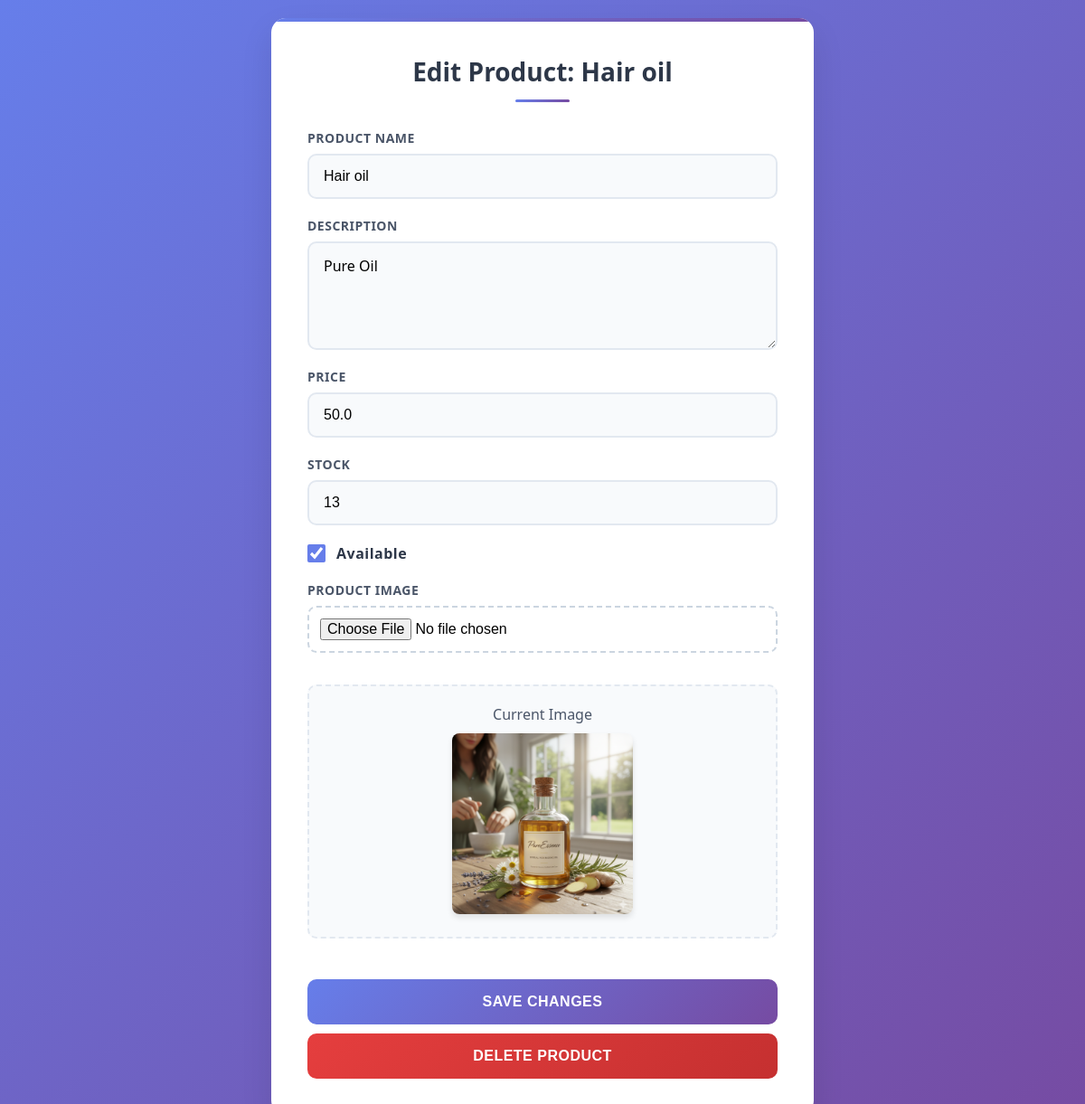
The app's page /products/2/edit/ with its own data.
### my_admin/models.py (models this page shows, shortened)
class Product(models.Model):
    product_name = models.CharField(max_length=100)
    description = models.TextField(blank=True, null=True)
    price = models.FloatField(blank=True, null=True)
    stock = models.IntegerField(blank=True, null=True)
    available = models.BooleanField(blank=True, null=True)
    image = models.ImageField(upload_to='products/', blank=True, null=True)

### my_admin/views.py (the view, shortened to what this page needs)
# urls.py: path('products/<int:product_id>/edit/',views.edit_product, name="edit_product"),
def edit_product(request, product_id):
    product = Product.objects.get(id=product_id)
    return render(request, 'edit_product.html', {'product': product})

### my_admin/templates/edit_product.html (shortened to what this page needs)
{% load static %}
<!DOCTYPE html>
<html lang="en">
<head>
</head>
<body>
    <div class="form-container">
        <h2>Edit Product: {{ product.product_name }}</h2>
        <form method="post" enctype="multipart/form-data">
            <div class="form-group">
                <label for="productName">Product Name</label>
                <input type="text" name="productName" value="{{ product.product_name }}" required>
            </div>
            <div class="form-group">
                <label for="description">Description</label>
                <textarea name="description" required>{{ product.description }}</textarea>
            </div>
            <div class="form-group">
                <label for="price">Price</label>
                <input type="number" name="price" value="{{ product.price }}" step="0.01" required>
            </div>
            <div class="form-group">
                <label for="stock">Stock</label>
                <input type="number" name="stock" value="{{ product.stock }}" required>
            </div>
            <div class="form-group checkbox-group">
                <input type="checkbox" name="available" id="available" {% if product.available %}checked{% endif %}>
                <label for="available">Available</label>
            </div>
            <div class="form-group">
                <label for="image">Product Image</label>
                <input type="file" name="image" accept="image/*">
            </div>
            {% if product.image %}
                <div class="image-preview">
                    <p>Current Image</p>
                    <img src="{{ product.image.url }}" alt="Current Product Image">
                </div>
            {% endif %}
            <div class="button-group">
                <button type="submit" class="save-btn">Save Changes</button>
            </div>
        </form>
        <form method="post" action="{% url 'delete_product' product.id %}" onsubmit="return confirm('Are you sure you want to delete this product? This action cannot be undone.');">
            <div class="button-group">
                <button type="submit" class="delete-btn">Delete Product</button>
            </div>
        </form>
    </div>
</body>
</html>

### my_admin/templates/edit_product.html (style rules this page uses)
* { margin: 0; padding: 0; box-sizing: border-box; }
body { font-family: 'Segoe UI', Tahoma, Geneva, Verdana, sans-serif; background: linear-gradient(135deg, #667eea 0%, #764ba2 100%); min-height: 100vh; display: flex; align-items: center; justify-content: center; padding: 20px; }
.form-container { background: white; border-radius: 16px; box-shadow: 0 15px 35px rgba(0, 0, 0, 0.1); padding: 40px; width: 100%; max-width: 600px; position: relative; overflow: hidden; }
.form-container::before { content: ''; position: absolute; top: 0; left: 0; right: 0; height: 4px; background: linear-gradient(90deg, #667eea, #764ba2); }
h2 { color: #2d3748; text-align: center; margin-bottom: 30px; font-size: 28px; font-weight: 600; position: relative; padding-bottom: 15px; }
h2::after { content: ''; position: absolute; bottom: 0; left: 50%; transform: translateX(-50%); width: 60px; height: 3px; background: linear-gradient(90deg, #667eea, #764ba2); border-radius: 2px; }
form { display: flex; flex-direction: column; gap: 20px; }
.form-group { display: flex; flex-direction: column; gap: 8px; }
label { font-weight: 600; color: #4a5568; font-size: 14px; text-transform: uppercase; letter-spacing: 0.5px; }
input[type="text"], input[type="number"], input[type="file"], textarea, select { padding: 14px 16px; border: 2px solid #e2e8f0; border-radius: 10px; font-size: 16px; transition: all 0.3s ease; background-color: #f8fafc; }
textarea { resize: vertical; min-height: 120px; font-family: inherit; }
input[type="file"] { padding: 12px; background-color: white; border: 2px dashed #cbd5e0; }
.checkbox-group { flex-direction: row; align-items: center; gap: 12px; }
.checkbox-group label { text-transform: none; font-size: 16px; color: #2d3748; }
input[type="checkbox"] { width: 20px; height: 20px; accent-color: #667eea; }
.image-preview { text-align: center; margin: 15px 0; padding: 20px; background: #f8fafc; border-radius: 10px; border: 2px dashed #e2e8f0; }
.image-preview img { max-width: 200px; height: auto; border-radius: 8px; box-shadow: 0 4px 6px rgba(0, 0, 0, 0.1); }
.image-preview p { margin-bottom: 10px; color: #4a5568; font-weight: 500; }
.button-group { display: flex; gap: 15px; margin-top: 10px; }
.save-btn { background: linear-gradient(135deg, #667eea 0%, #764ba2 100%); color: white; padding: 16px 32px; border: none; border-radius: 10px; font-size: 16px; font-weight: 600; cursor: pointer; transition: all 0.3s ease; flex: 1; text-transform: uppercase; letter-spacing: 0.5px; }
.delete-btn { background: linear-gradient(135deg, #e53e3e 0%, #c53030 100%); color: white; padding: 16px 32px; border: none; border-radius: 10px; font-size: 16px; font-weight: 600; cursor: pointer; transition: all 0.3s ease; flex: 1; text-transform: uppercase; letter-spacing: 0.5px; }

### records on screen
Product: product_name "Hair oil", productName "Hair oil", description "Pure Oil", price "50.0", stock "13", available "☑", image (picture)
